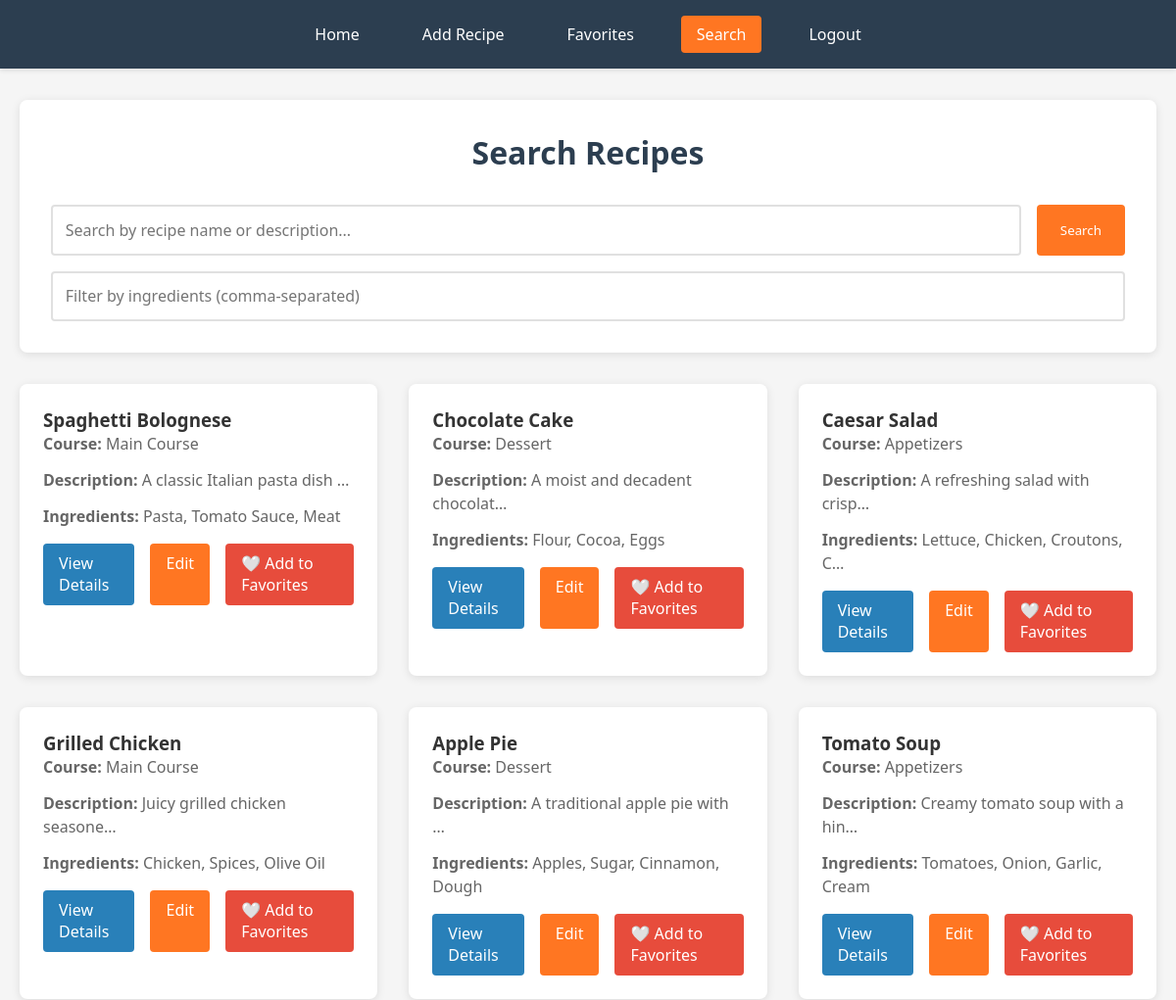
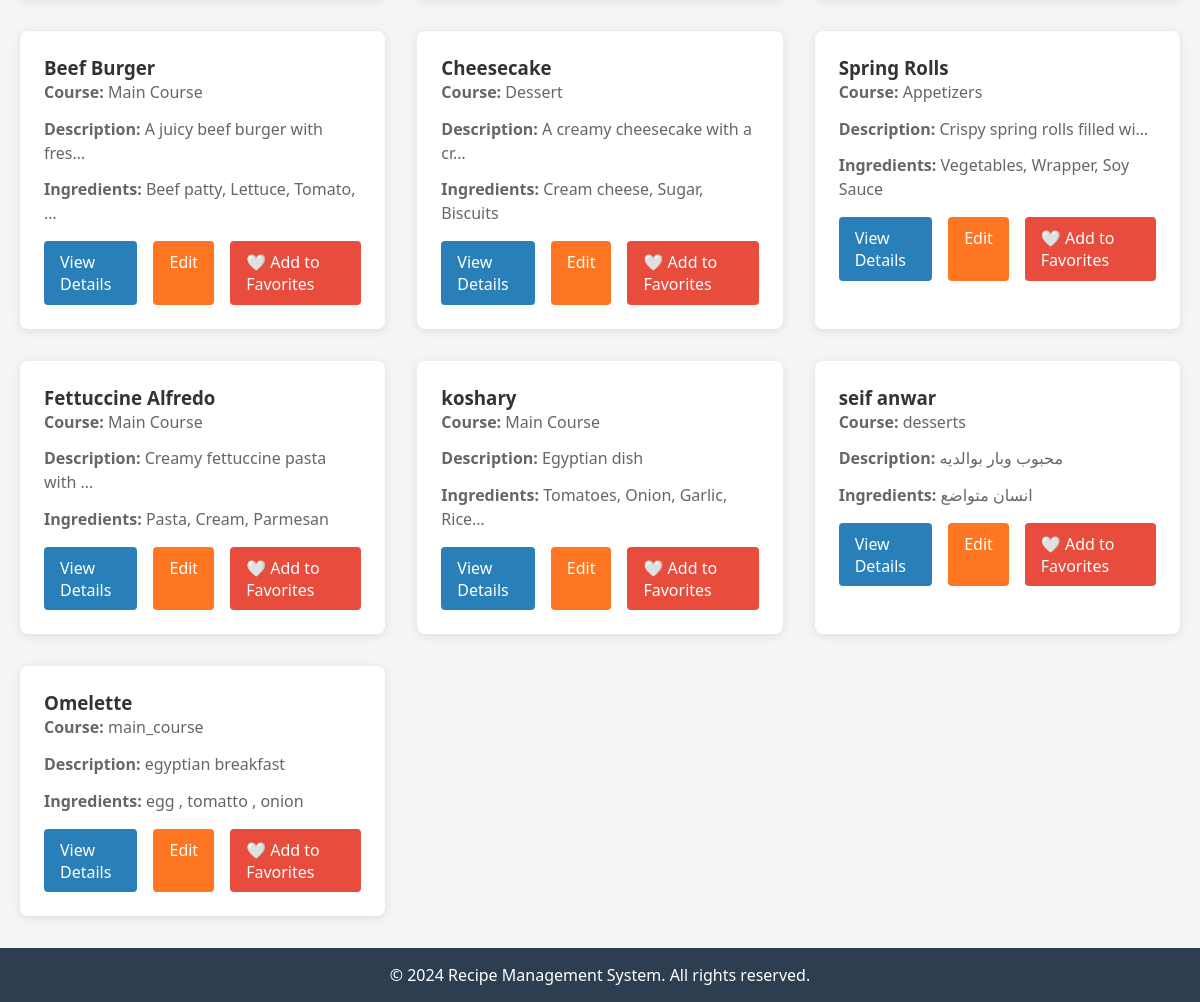
Before: /search/ (signed in) with the older database file (2 pictures, top to bottom).
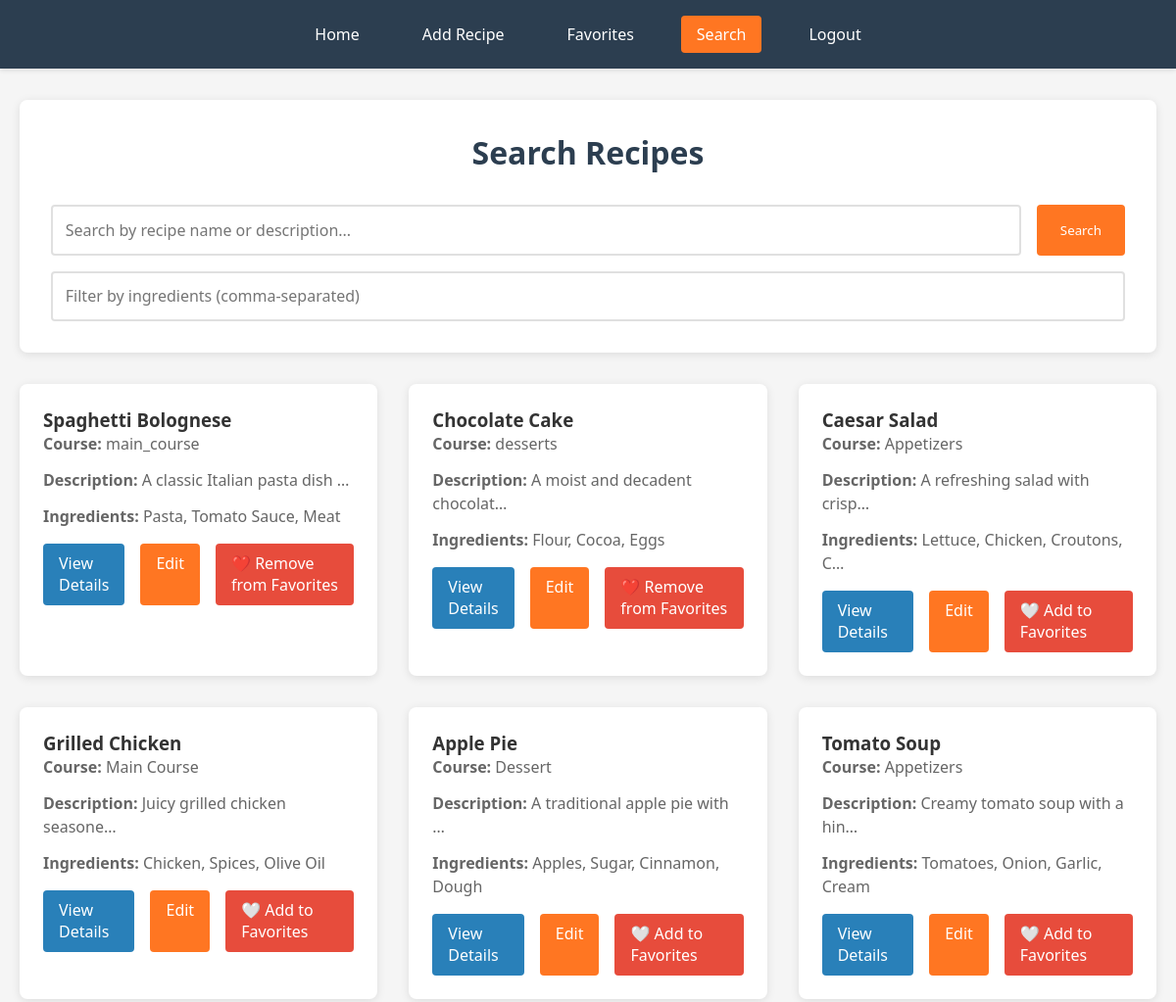
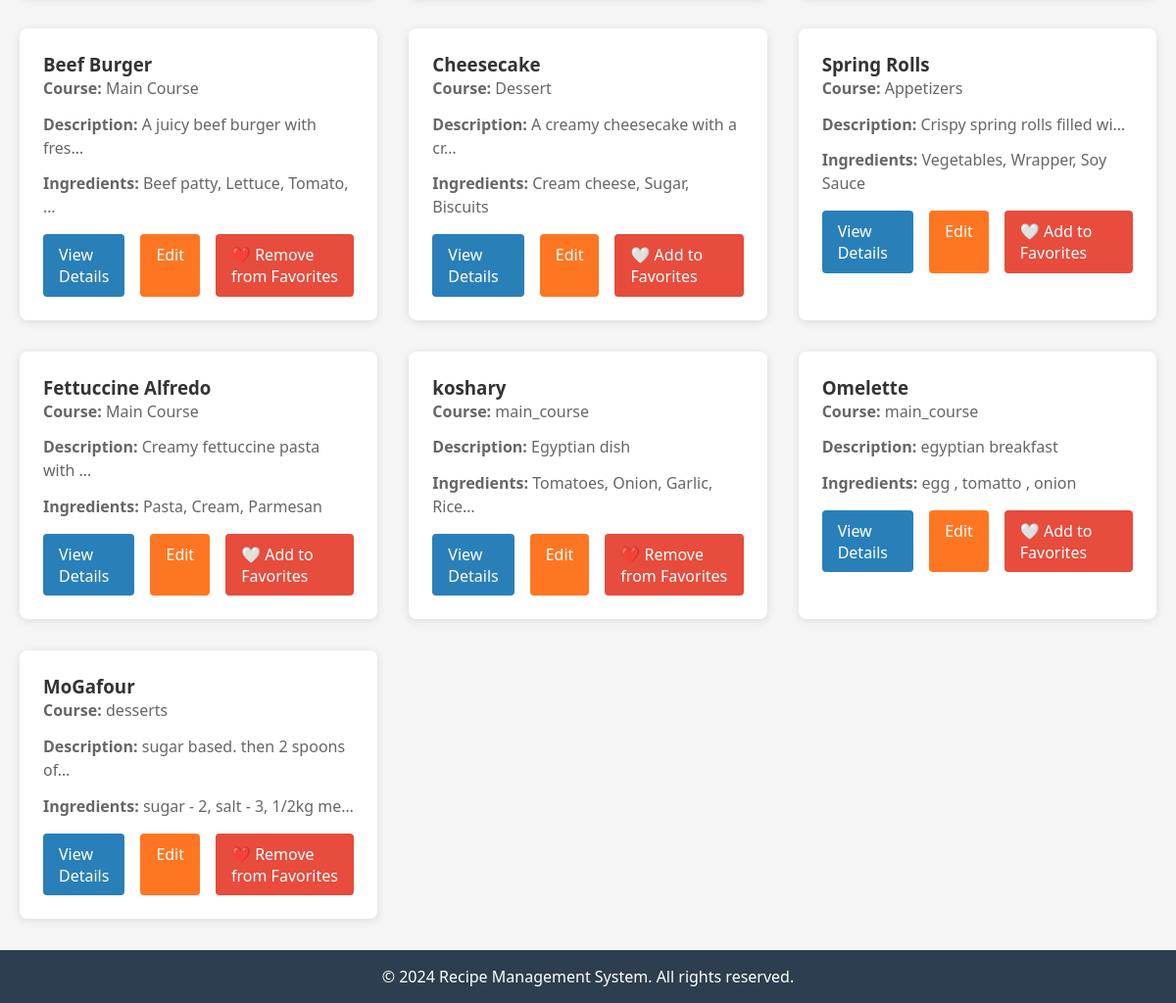
After: the same page with the newer database file (2 pictures, top to bottom).
### products/models.py (models this page shows, shortened)
class recipes(models.Model):
    name = models.CharField(max_length=60)
    course = models.CharField(max_length=40)
    descripition = models.TextField()
    Ingredients = models.CharField(max_length=100)
    isfav = models.BooleanField(default=False)

### products/views.py (the view)
# urls.py: path('search/', views.search_recipes, name='search'),
@login_required(login_url='login')
def search_recipes(request):
    favs = Favorite.objects.filter(user=request.user).values_list('recipe_id', flat=True)
    query = request.GET.get('q', '')
    ingredients = request.GET.get('ingredients', '')
    recipes_filtered = recipes.objects.all()
    if query:
        recipes_filtered = recipes_filtered.filter(
            Q(name__icontains=query) | Q(descripition__icontains=query)
        )
    if ingredients:
        ingredient_list = [i.strip() for i in ingredients.split(',')]
        for ing in ingredient_list:
            recipes_filtered = recipes_filtered.filter(ingredients__icontains=ing)
    return render(request, 'pages/Search.html', {
        'recipes': recipes_filtered,
        'query': query,
        'ingredients': ingredients,
        'favs': favs
    })

### templates/pages/Search.html (shortened to what this page needs)
<!DOCTYPE html>
<html lang="en">
  <head>
    {% load static %}
    <link rel="stylesheet" href="{% static 'css/searchstyles.css' %}" />
  </head>
  <body>
    <header>
      <nav>
        <div class="nav-links">
          <a href="{% url 'recipe_list' %}">Home</a>
          <a href="{% url 'AddRecipe' %}">Add Recipe</a>
          <a href="{% url 'favorites' %}">Favorites</a>
          <a href="{% url 'search' %}" class="active">Search</a>
          <a href="{% url 'logout' %}">Logout</a>
        </div>
      </nav>
    </header>
    <main>
      <section class="search-section">
        <h1>Search Recipes</h1>
        <form method="get" action="{% url 'search' %}">
          <div class="search-container">
            <div class="search-box">
              <input
                type="text"
                name="q"
                value="{{ query }}"
                placeholder="Search by recipe name or description..."
              />
              <button type="submit">Search</button>
            </div>
            <div class="filter-box">
              <input
                type="text"
                name="ingredients"
                value="{{ ingredients }}"
                placeholder="Filter by ingredients (comma-separated)"
              />
            </div>
          </div>
        </form>
      </section>
      <section class="results-section">
        <div id="recipes-grid" class="recipes-grid">
          {% if recipes %} {% for recipe in recipes %}
          <div class="recipe-card">
            <h3>{{ recipe.name }}</h3>
            <p><strong>Course:</strong> {{ recipe.course }}</p>
            <p>
              <strong>Description:</strong> {{recipe.descripition|truncatechars:30 }}
            </p>
            <p>
              <strong>Ingredients:</strong> {{recipe.Ingredients|truncatechars:30}}
            </p>
<div class="card-actions">
            <a href="{% url 'RecipePage' recipe.id %}" class="details-btn">View Details</a>
            {% if user.is_staff %}
          <a href="{% url 'EditRecipe' recipe.id %}" class="edit-btn">Edit</a>
          {%endif%}
            {% if recipe.id in favs %}
            <a href="{% url 'remove_from_favorites' recipe.id %}" class="favorite-btn" style="text-decoration:none" data-name="${recipe.name}">
              ❤️ Remove from Favorites
            </a>
            {% else %}
            <a href="{% url 'add_to_favorites' recipe.id %}" class="favorite-btn" style="text-decoration:none" data-name="${recipe.name}">
              🤍 Add to Favorites
            </a>
            {% endif %}
            </div>
          </div>
          {% endfor %} {% else %}
          <p>No recipes found.</p>
          {% endif %}
        </div>
      </section>
    </main>
    <footer>
      <p>&copy; 2024 Recipe Management System. All rights reserved.</p>
    </footer>
  </body>
</html>

Changed rows visible on the page:
removed recipes: name "seif anwar", course "desserts", descripition "محبوب وبار بوالديه", Ingredients "انسان متواضع", shows "🤍 Add to Favorites"
changed recipes "Spaghetti Bolognese": course "Main Course" → "main_course"; text "🤍 Add to Favorites" → "❤️ Remove from Favorites"
changed recipes "Chocolate Cake": course "Dessert" → "desserts"; text "🤍 Add to Favorites" → "❤️ Remove from Favorites"
computed for recipes "Beef Burger": text "🤍 Add to Favorites" → "❤️ Remove from Favorites"
changed recipes "koshary": course "Main Course" → "main_course"; text "🤍 Add to Favorites" → "❤️ Remove from Favorites"
added recipes: name "MoGafour", course "desserts", descripition "sugar based. then 2 spoons of…", Ingredients "sugar - 2, salt - 3, 1/2kg me…", shows "❤️ Remove from Favorites"
